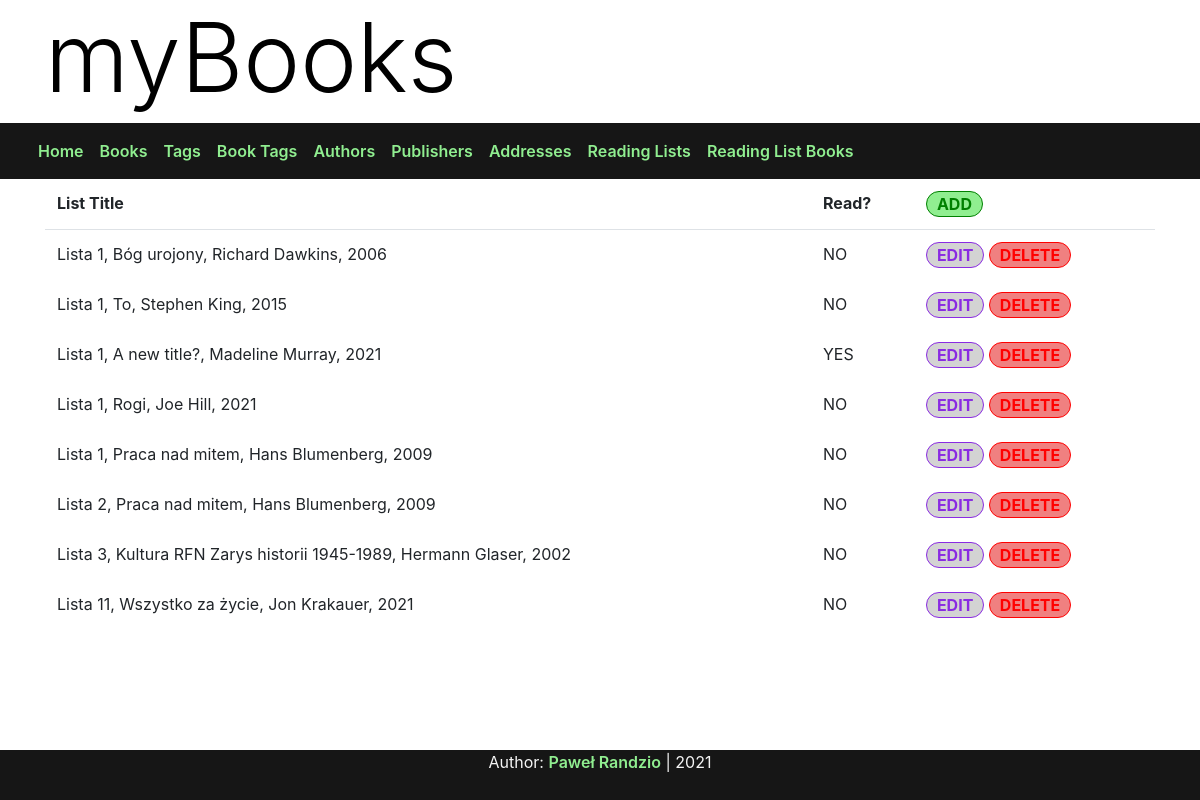
/readinglistbooks/list, run on the app's committed database.
### viewer/models.py (models this page shows)
class ReadingListBook(models.Model):
    book = models.ForeignKey(Book, on_delete=models.CASCADE)
    reading_list = models.ForeignKey(ReadingList, on_delete=models.CASCADE)
    read = models.BooleanField()
    def __str__(self):
        return str(self.reading_list) + ", " + str(self.book)

class ReadingList(models.Model):
    title = models.CharField(max_length=255)
    def __str__(self):
        return str(self.title)

class Book(models.Model):
    title = models.CharField(max_length=255, blank=False)
    publisher = models.ForeignKey(Publisher, on_delete=models.SET_NULL, blank=True, null=True)
    author = models.ForeignKey(Author, on_delete=models.CASCADE)
    release_year = models.PositiveSmallIntegerField(default=1900)
    rating = models.IntegerField()
    def __str__(self):
        return str(self.title) + ", " + str(self.author) + ", " + str(self.release_year)

class Author(models.Model):
    first_name = models.CharField(max_length=255)
    last_name = models.CharField(max_length=255)
    url = models.CharField(max_length=255)
    address = models.ForeignKey(Address, on_delete=models.SET_NULL, blank=True, null=True)
    def __str__(self):
        return str(self.first_name) + " " + str(self.last_name)

### viewer/views.py (the view)
# urls.py: path('readinglistbooks/list', rlb_list, name="rlb_list"),
def rlb_list(request):
    content = {"rlbs": ReadingListBook.objects.all()}
    return render(request, 'rlbList.html', content)

### templates/rlbList.html (shortened to what this page needs)
{% extends 'base.html' %}
{% load static %}
{% block styles %}
<link rel="stylesheet" type="text/css" href="{% static '/styles/lists.css' %}">
{% endblock %}
{% block content %}
<div class="contains-table">
    <table class="table table-borderless">
        <thead class="border-bottom font-weight-bold">
            <tr>
                <td>List Title</td>
                <td>Read?</td>
                <td>
                    <a href="{% url 'add_rlb' %}" class="add-button">
                        ADD
                    </a>
                </td>
            </tr>
        </thead>
        <tbody>
            {% for item in rlbs %}
                <tr>
                    <td>{{item}}</td>
                    <td>{% if item.read %} YES {% else %} NO {% endif %}</td>
                    <td>
                        <a href="{% url 'edit_rlb' item.id %}" class="edit-button">
                            EDIT
                        </a>
                        <form action="{% url 'delete_rlb' item.id %}" method="post" class="d-inline">
                            <button type="submit" class="delete-button">
                                DELETE
                            </button>
                        </form>
                    </td>
                </tr>
            {% endfor %}
        </tbody>
    </table>
</div>
{% endblock %}

### static/styles/lists.css (style rules this page uses)
.add-button { display: inline-flex; padding: 0 10px 0 10px; justify-content: center; color: green; background-color: lightgreen; border: 1px solid green; border-radius: 50px; }
.edit-button { display: inline-flex; padding: 0 10px 0 10px; justify-content: center; color: blueviolet; background-color: lightgrey; border: 1px solid blueviolet; border-radius: 50px; font-weight: bold; }
.delete-button { display: inline-flex; padding: 0 10px 0 10px; justify-content: center; color: red; background-color: lightcoral; border: 1px solid red; border-radius: 50px; font-weight: bold; }

### data on the page
ReadingListBook: reading_list+book "Lista 1, Bóg urojony, Richard Dawkins, 2006", read "NO"
ReadingListBook: reading_list+book "Lista 1, To, Stephen King, 2015", read "NO"
ReadingListBook: reading_list+book "Lista 1, A new title?, Madeline Murray, 2021", read "YES"
ReadingListBook: reading_list+book "Lista 1, Rogi, Joe Hill, 2021", read "NO"
ReadingListBook: reading_list+book "Lista 1, Praca nad mitem, Hans Blumenberg, 2009", read "NO"
ReadingListBook: reading_list+book "Lista 2, Praca nad mitem, Hans Blumenberg, 2009", read "NO"
ReadingListBook: reading_list+book "Lista 3, Kultura RFN Zarys historii 1945-1989, Hermann Glaser, 2002", read "NO"
ReadingListBook: reading_list+book "Lista 11, Wszystko za życie, Jon Krakauer, 2021", read "NO"
